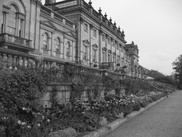
#> input picture Atividade 4/ATV4/ex6/harewood.jpg, 182 x 137 px, shrunk from 350 x 263 before the run
$ python ex6.py
#> lines starting #> are read from the running program, lines starting #| are printed output that depends on the picture; after the words box and inside, x2 and y2 are one past the last pixel; in counts of white or black regions, pixels touching at a corner belong together
import cv2
import numpy as np


def limiarizacao_otsu(imagem):
    imagem_cinza = cv2.cvtColor(imagem, cv2.COLOR_BGR2GRAY)
    _, limiar = cv2.threshold(imagem_cinza, 0, 255, cv2.THRESH_BINARY + cv2.THRESH_OTSU)
    _, imagem_limiarizada = cv2.threshold(imagem_cinza, 0, 255, cv2.THRESH_BINARY + cv2.THRESH_OTSU)
    return imagem_limiarizada

imagens = ["harewood.jpg", "nuts.jpg", "snow.jpg", "img_aluno.jpg"]

for imagem_path in imagens:
    imagem = cv2.imread(imagem_path)
#> imagem is the input picture: shape (137, 182, 3); min 11, max 255, mean 116.2
    imagem_limiarizada = limiarizacao_otsu(imagem)
#> in limiarizacao_otsu, `_, limiar = cv2.threshold(imagem_cinza, 0, 255, cv2.THRESH_BINARY + cv..`:
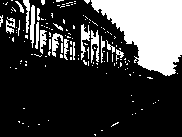
#> limiar: shape (137, 182); 24.3% white; 144 white regions (124 under 20 px), largest, box (x1, y1, x2, y2) and area: (91, 0, 182, 76) 4274, (91, 30, 99, 63) 159, (81, 24, 90, 60) 150
    nome_arquivo_saida = f"{imagem_path.split('.')[0]}_limiarizada.jpg"
    cv2.imwrite(nome_arquivo_saida, imagem_limiarizada)
#> pass 2 of the loop `for imagem_path in imagens:`:
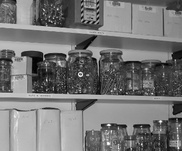
#> input picture Atividade 4/ATV4/ex6/nuts.jpg, 182 x 151 px, shrunk from 350 x 290 before the run
#> imagem is the input picture: shape (151, 182, 3); min 0, max 255, mean 117.3
#> imagem_cinza: shape (151, 182)
#> in limiarizacao_otsu (call 2), `_, limiar = cv2.threshold(imagem_cinza, 0, 255, cv2.THRESH_BINARY + cv..`:
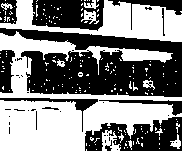
#> limiar: shape (151, 182); 50.9% white; 43 black regions (32 under 20 px), largest, box (x1, y1, x2, y2) and area: (0, 28, 182, 97) 7600, (85, 117, 182, 151) 2000, (32, 0, 104, 31) 1667
#> pass 3 of the loop `for imagem_path in imagens:`:
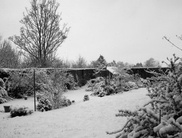
#> input picture Atividade 4/ATV4/ex6/snow.jpg, 182 x 138 px, shrunk from 350 x 264 before the run
#> imagem is the input picture: shape (138, 182, 3); min 0, max 255, mean 164.8
#> imagem_cinza: shape (138, 182)
#> in limiarizacao_otsu (call 3), `_, limiar = cv2.threshold(imagem_cinza, 0, 255, cv2.THRESH_BINARY + cv..`:
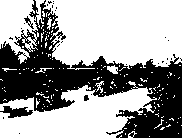
#> limiar: shape (138, 182); 62.1% white; 28 black regions (24 under 20 px), largest, box (x1, y1, x2, y2) and area: (0, 0, 182, 138) 9184, (0, 106, 33, 118) 219, (24, 16, 34, 29) 40, (84, 95, 89, 101) 24
#> the loop made 4 passes; the first 3 are shown
